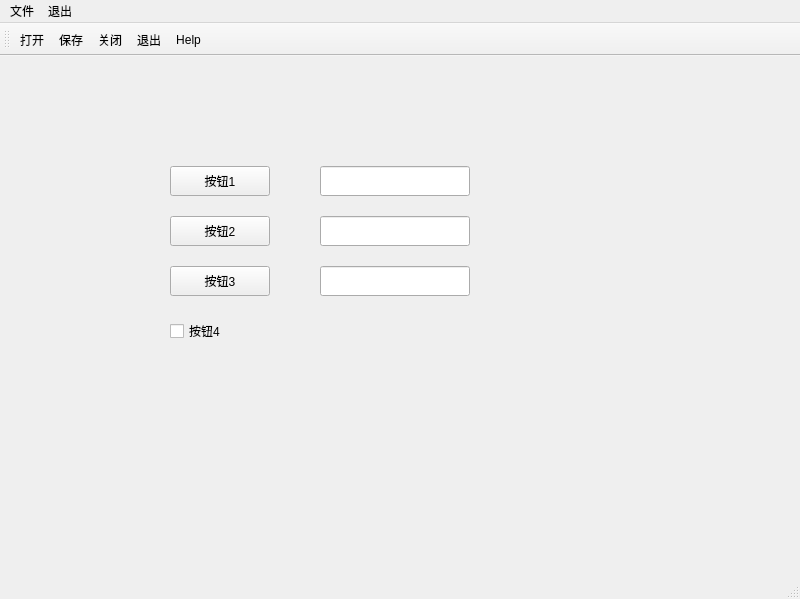
<?xml version="1.0" encoding="UTF-8"?>
<ui version="4.0">
 <class>mainWindow</class>
 <widget class="QMainWindow" name="mainWindow">
  <property name="geometry">
   <rect>
    <x>0</x>
    <y>0</y>
    <width>800</width>
    <height>599</height>
   </rect>
  </property>
  <property name="windowTitle">
   <string>测试</string>
  </property>
  <property name="iconSize">
   <size>
    <width>50</width>
    <height>50</height>
   </size>
  </property>
  <widget class="QWidget" name="centralwidget">
   <widget class="QPushButton" name="pushButton">
    <property name="geometry">
     <rect>
      <x>170</x>
      <y>110</y>
      <width>100</width>
      <height>30</height>
     </rect>
    </property>
    <property name="text">
     <string>按钮1</string>
    </property>
    <property name="iconSize">
     <size>
      <width>20</width>
      <height>16</height>
     </size>
    </property>
   </widget>
   <widget class="QPushButton" name="pushButton_2">
    <property name="geometry">
     <rect>
      <x>170</x>
      <y>160</y>
      <width>100</width>
      <height>30</height>
     </rect>
    </property>
    <property name="text">
     <string>按钮2</string>
    </property>
    <property name="iconSize">
     <size>
      <width>20</width>
      <height>16</height>
     </size>
    </property>
   </widget>
   <widget class="QPushButton" name="pushButton_3">
    <property name="geometry">
     <rect>
      <x>170</x>
      <y>210</y>
      <width>100</width>
      <height>30</height>
     </rect>
    </property>
    <property name="text">
     <string>按钮3</string>
    </property>
    <property name="iconSize">
     <size>
      <width>20</width>
      <height>16</height>
     </size>
    </property>
   </widget>
   <widget class="QCheckBox" name="checkBox_4">
    <property name="geometry">
     <rect>
      <x>170</x>
      <y>260</y>
      <width>100</width>
      <height>30</height>
     </rect>
    </property>
    <property name="text">
     <string>按钮4</string>
    </property>
    <property name="iconSize">
     <size>
      <width>20</width>
      <height>16</height>
     </size>
    </property>
   </widget>
   <widget class="QLineEdit" name="lineEdit">
    <property name="geometry">
     <rect>
      <x>320</x>
      <y>110</y>
      <width>150</width>
      <height>30</height>
     </rect>
    </property>
   </widget>
   <widget class="QLineEdit" name="lineEdit_2">
    <property name="geometry">
     <rect>
      <x>320</x>
      <y>160</y>
      <width>150</width>
      <height>30</height>
     </rect>
    </property>
   </widget>
   <widget class="QLineEdit" name="lineEdit_3">
    <property name="geometry">
     <rect>
      <x>320</x>
      <y>210</y>
      <width>150</width>
      <height>30</height>
     </rect>
    </property>
   </widget>
  </widget>
  <widget class="QMenuBar" name="menubar">
   <property name="geometry">
    <rect>
     <x>0</x>
     <y>0</y>
     <width>800</width>
     <height>22</height>
    </rect>
   </property>
   <widget class="QMenu" name="menu">
    <property name="title">
     <string>文件</string>
    </property>
    <addaction name="actionopen"/>
    <addaction name="actionsave"/>
    <addaction name="actionclose"/>
   </widget>
   <widget class="QMenu" name="menu_2">
    <property name="title">
     <string>退出</string>
    </property>
    <addaction name="actionquit"/>
   </widget>
   <addaction name="menu"/>
   <addaction name="menu_2"/>
  </widget>
  <widget class="QStatusBar" name="statusbar"/>
  <widget class="QToolBar" name="toolBar">
   <property name="windowTitle">
    <string>toolBar</string>
   </property>
   <attribute name="toolBarArea">
    <enum>TopToolBarArea</enum>
   </attribute>
   <attribute name="toolBarBreak">
    <bool>false</bool>
   </attribute>
   <addaction name="actionopen"/>
   <addaction name="actionsave"/>
   <addaction name="actionclose"/>
   <addaction name="actionquit"/>
   <addaction name="actionHelp"/>
  </widget>
  <action name="actionopen">
   <property name="text">
    <string>打开</string>
   </property>
  </action>
  <action name="actionsave">
   <property name="text">
    <string>保存</string>
   </property>
  </action>
  <action name="actionclose">
   <property name="text">
    <string>关闭</string>
   </property>
  </action>
  <action name="actionquit">
   <property name="text">
    <string>退出</string>
   </property>
  </action>
  <action name="actionHelp">
   <property name="text">
    <string>Help</string>
   </property>
   <property name="toolTip">
    <string>Help</string>
   </property>
  </action>
 </widget>
 <resources/>
 <connections>
  <connection>
   <sender>actionclose</sender>
   <signal>triggered()</signal>
   <receiver>mainWindow</receiver>
   <slot>close()</slot>
   <hints>
    <hint type="sourcelabel">
     <x>-1</x>
     <y>-1</y>
    </hint>
    <hint type="destinationlabel">
     <x>399</x>
     <y>299</y>
    </hint>
   </hints>
  </connection>
  <connection>
   <sender>pushButton_2</sender>
   <signal>clicked()</signal>
   <receiver>mainWindow</receiver>
   <slot>click_pushButton_2()</slot>
   <hints>
    <hint type="sourcelabel">
     <x>178</x>
     <y>219</y>
    </hint>
    <hint type="destinationlabel">
     <x>158</x>
     <y>214</y>
    </hint>
   </hints>
  </connection>
  <connection>
   <sender>checkBox_4</sender>
   <signal>clicked(bool)</signal>
   <receiver>checkBox_4</receiver>
   <slot>setChecked(bool)</slot>
   <hints>
    <hint type="sourcelabel">
     <x>174</x>
     <y>321</y>
    </hint>
    <hint type="destinationlabel">
     <x>210</x>
     <y>330</y>
    </hint>
   </hints>
  </connection>
  <connection>
   <sender>pushButton_3</sender>
   <signal>clicked()</signal>
   <receiver>mainWindow</receiver>
   <slot>click_pushButton_3()</slot>
   <hints>
    <hint type="sourcelabel">
     <x>255</x>
     <y>273</y>
    </hint>
    <hint type="destinationlabel">
     <x>145</x>
     <y>272</y>
    </hint>
   </hints>
  </connection>
  <connection>
   <sender>actionHelp</sender>
   <signal>triggered()</signal>
   <receiver>mainWindow</receiver>
   <slot>trigger_actHelp()</slot>
   <hints>
    <hint type="sourcelabel">
     <x>-1</x>
     <y>-1</y>
    </hint>
    <hint type="destinationlabel">
     <x>399</x>
     <y>299</y>
    </hint>
   </hints>
  </connection>
  <connection>
   <sender>pushButton</sender>
   <signal>clicked()</signal>
   <receiver>lineEdit</receiver>
   <slot>clear()</slot>
   <hints>
    <hint type="sourcelabel">
     <x>203</x>
     <y>162</y>
    </hint>
    <hint type="destinationlabel">
     <x>351</x>
     <y>175</y>
    </hint>
   </hints>
  </connection>
  <connection>
   <sender>pushButton</sender>
   <signal>clicked()</signal>
   <receiver>lineEdit_2</receiver>
   <slot>clear()</slot>
   <hints>
    <hint type="sourcelabel">
     <x>218</x>
     <y>165</y>
    </hint>
    <hint type="destinationlabel">
     <x>351</x>
     <y>220</y>
    </hint>
   </hints>
  </connection>
  <connection>
   <sender>pushButton</sender>
   <signal>clicked()</signal>
   <receiver>lineEdit_3</receiver>
   <slot>clear()</slot>
   <hints>
    <hint type="sourcelabel">
     <x>207</x>
     <y>166</y>
    </hint>
    <hint type="destinationlabel">
     <x>355</x>
     <y>267</y>
    </hint>
   </hints>
  </connection>
 </connections>
 <slots>
  <signal>signal1()</signal>
  <slot>click_pushButton_2()</slot>
  <slot>click_pushButton_3()</slot>
  <slot>trigger_actHelp()</slot>
 </slots>
</ui>
